Frame 1 (no input): blank canvas, image omitted
Frame 60 (no input): blank canvas, image omitted
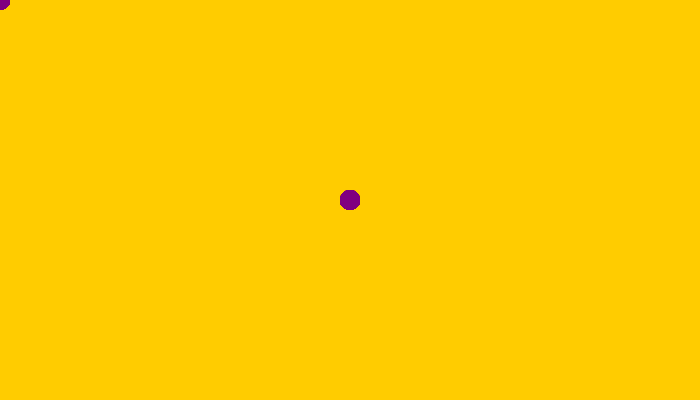
Frame 120 (the mouse pressed at the canvas centre since frame 60)

The p5.js sketch whose frames 1 and 60 were blank and that drew this single picture after the mouse press (run headless with seeded random() and noise() and a simulated clock; from frame 60 on, the mouse is pressed at the canvas centre):

// p5.js sketch
// ── sketch.js
function setup() {
  createCanvas(700, 400);
 // R,G & B values.
 background(255,204,0);

 // take a big brush
 strokeWeight(20);
 //dip it in color purple
 stroke('purple');
}
function draw(){
  let posX = mouseX
  let posY = mouseY
  
  // place dot on a screen
  point(posX,posY);
}
